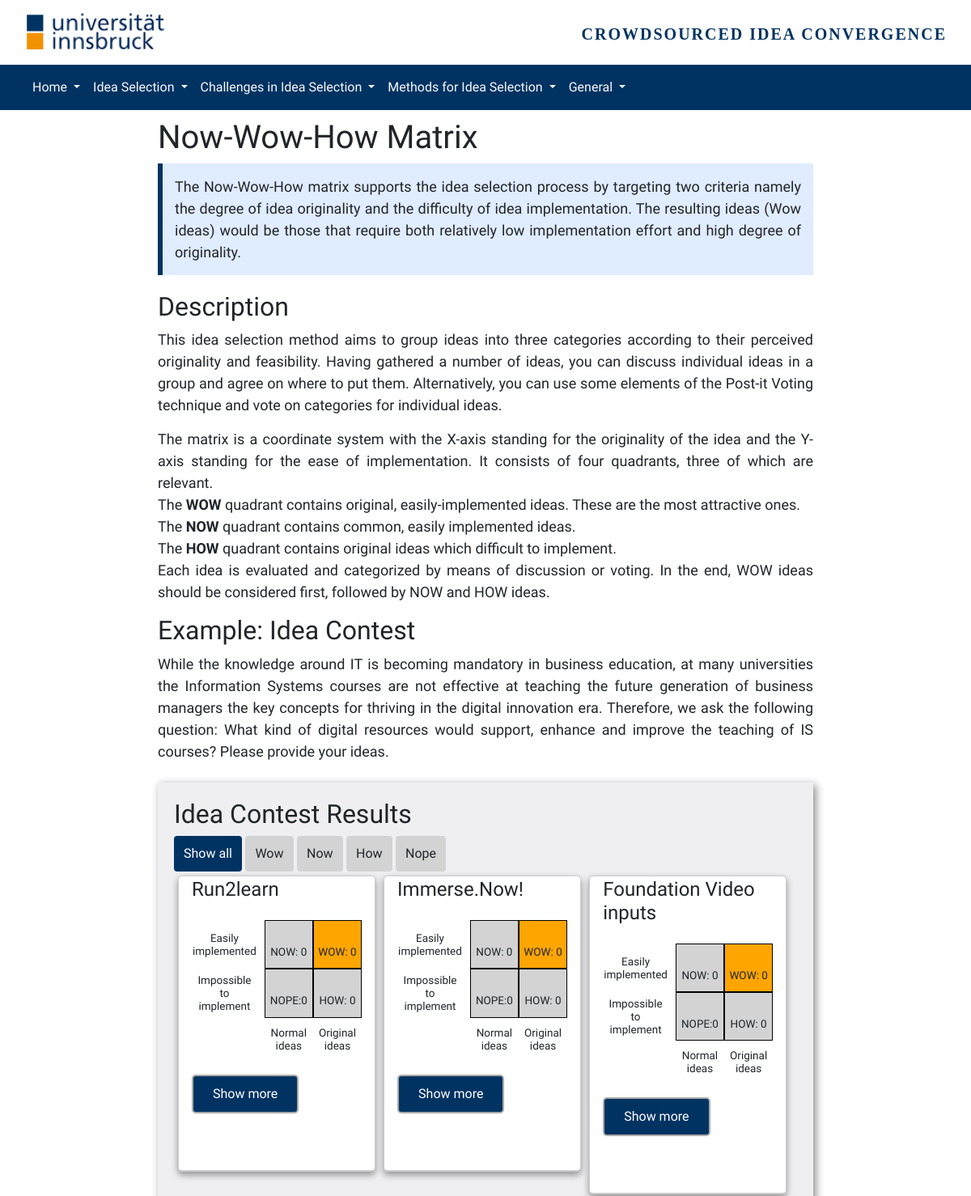
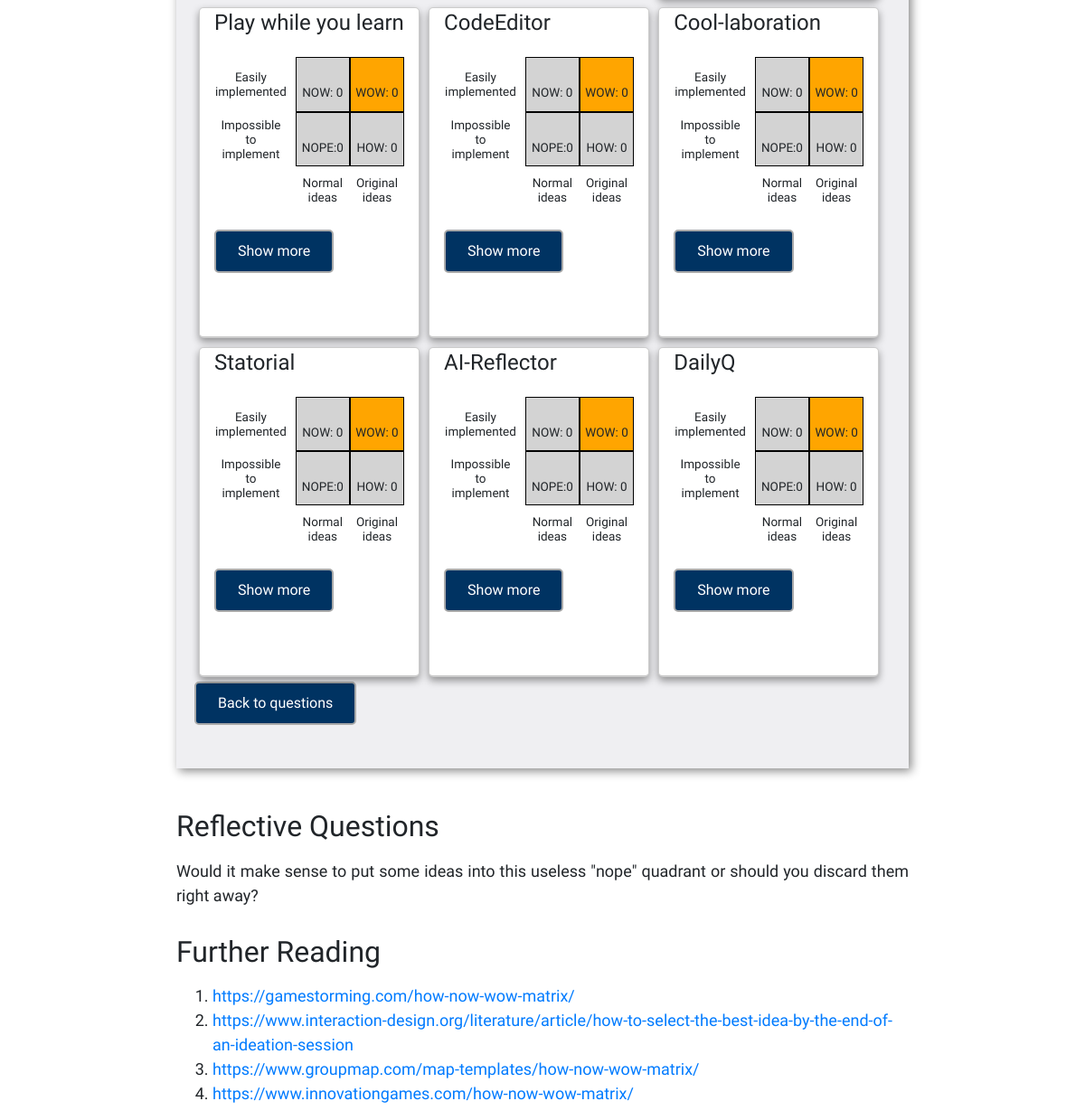
Page /now-wow-how-mat-res.php on the committed database (2 pictures, top to bottom).
### tables this page shows
CREATE TABLE `ideas` (
 `id` int(11) NOT NULL AUTO_INCREMENT,
 `name` varchar(255) NOT NULL,
 `show_less` varchar(1000) NOT NULL,
 `show_more` varchar(2000) NOT NULL,
 `method_id` int(11) NOT NULL,
 PRIMARY KEY (`id`)
);

CREATE TABLE `votes` (
 `id` int(11) NOT NULL AUTO_INCREMENT,
 `idea_id` int(11) NOT NULL,
 `option_id` int(11) NOT NULL,
 `vote_count` bigint(10) NOT NULL,
 PRIMARY KEY (`id`),
 FOREIGN KEY (`idea_id`) REFERENCES `ideas` (`id`) ON DELETE CASCADE ON UPDATE NO ACTION,
 FOREIGN KEY (`option_id`) REFERENCES `options` (`id`) ON DELETE CASCADE ON UPDATE NO ACTION
);

### Poll.class.php (the view, shortened to what this page needs)
<?php
$localTestingModeOn = 1;
if ($localTestingModeOn == 1){
  	$servername = "localhost";
	$username = "root";
	$password = "";
	$dbname = "matrixowo";
} else {
	 $servername = "localhost";
	 $username = "id4047401_root";
	 $password = "123654";
	 $dbname = "id4047401_matrixowo";
}
	$conn = new mysqli($servername, $username, $password, $dbname);
function display($idea_id, $option_id){
	global $conn;
	$sql = "SELECT vote_count FROM votes WHERE idea_id = ".$idea_id." AND option_id = ".$option_id."";
	$result = mysqli_query($conn, $sql);
	$row = mysqli_fetch_row($result);
	return $row[0];
}
function displaytitle($idea_id){
	global $conn;
	$sql = "SELECT name FROM ideas WHERE id = ".$idea_id." ";
	$result = mysqli_query($conn, $sql);
	$row = mysqli_fetch_row($result);
	echo $row[0], "<br>";
}
function highlight($idea){
	global $conn;
	$sql1 = "SELECT vote_count FROM votes WHERE option_id = 1 AND idea_id = ".$idea."";
	$result1 = mysqli_query($conn, $sql1);
	$row1 = mysqli_fetch_row($result1);
	$sql2 = "SELECT vote_count FROM votes WHERE option_id = 2 AND idea_id = ".$idea."";
	$result2 = mysqli_query($conn, $sql2);
	$row2 = mysqli_fetch_row($result2);
	$sql3 = "SELECT vote_count FROM votes WHERE option_id = 3 AND idea_id = ".$idea."";
	$result3 = mysqli_query($conn, $sql3);
	$row3 = mysqli_fetch_row($result3);
	$sql4 = "SELECT vote_count FROM votes WHERE option_id = 4 AND idea_id = ".$idea."";
	$result4 = mysqli_query($conn, $sql4);
	$row4 = mysqli_fetch_row($result4);
	$wow = $row1[0];
	$now = $row2[0];
	$how = $row3[0];
	$nope = $row4[0];
	$highlight = 0;
	if($wow >= $now && $wow >= $how && $wow >= $nope){
		$highlight = 1;
	}
	return $highlight;
}
function matrix($idea){
	if(highlight($idea) == 1){
			echo
	'<table class="matrix">
    <tr>
        <td class="td1">
           Easily implemented
        </td>
        <td class="td2">
            <div class="now">', "NOW: ",  display($idea, 2), '</div>
        </td>
        <td class="td3">
            <div class="highlight">', "WOW: ",  display($idea, 1), '</div>
        </td>
    </tr>
    <tr>
        <td class="td4">
            Impossible to implement
        </td>
        <td class="td5">
            <div class="nope">', "NOPE:",  display($idea, 4), '</div>
        </td>
        <td class="td6">
            <div class="how">',	"HOW: ",  display($idea, 3), '</div>
        </td>
    </tr>
    <tr>
        <td class="td7">
        </td>
        <td class="td8">
            Normal ideas
        </td>
        <td class="td9">
            Original ideas
        </td>
    </tr>
    </table>
    <br>';
	}
}

### style.css (style rules this page uses)
body { font-family: Petrona !important; }

### includes/stylesheet-loader.php (style rules this page uses)
html { font-size: 1rem; }

### now-wow-how-mat-res.php (style rules this page uses)
.matrix { border-collapse: collapse; text-align: center; font-size: 0.75em; width: 100%; }
.matrix .td2, .td3, .td5, .td6, .td8, .td9 { position: relative; }
.matrix .td1, .td4, .td7 { width: 10%; padding-right: 10px; }
.matrix .td8, .td9 { padding-top: 10px; }
.matrix .td2:after, .td3:after, .td5:after, .td6:after { content: ''; display: block; margin-top: 100%; }
td .nope, .wow, .how, .now { position: absolute; top: 0; bottom: 0; left: 0; right: 0; background-color: silver; border: 1px solid black; padding-top: 40%; }
.matrix .td1, .td2, .td3, .td4, .td5, .td6, .td7, .td8, .td9 { width: 30%; position: relative; }
td .nope, .wow, .how, .now { position: absolute; top: 0; bottom: 0; left: 0; right: 0; background-color: lightgray; border: 1px solid black; padding-top: 50%; }
td .highlight { position: absolute; top: 0; bottom: 0; left: 0; right: 0; background-color: orange; border: 1px solid black; padding-top: 50%; }

### rows in the picture
ideas: name "Run2learn"
votes: vote_count "0"
votes: vote_count "0"
votes: vote_count "0"
votes: vote_count "0"
ideas: name "Immerse.Now!"
votes: vote_count "0"
votes: vote_count "0"
votes: vote_count "0"
votes: vote_count "0"
ideas: name "Foundation Video inputs"
votes: vote_count "0"
votes: vote_count "0"
votes: vote_count "0"
votes: vote_count "0"
ideas: name "Play while you learn"
votes: vote_count "0"
votes: vote_count "0"
votes: vote_count "0"
votes: vote_count "0"
ideas: name "CodeEditor"
votes: vote_count "0"
votes: vote_count "0"
votes: vote_count "0"
votes: vote_count "0"
ideas: name "Cool-laboration"
votes: vote_count "0"
votes: vote_count "0"
votes: vote_count "0"
votes: vote_count "0"
ideas: name "Statorial"
votes: vote_count "0"
votes: vote_count "0"
votes: vote_count "0"
votes: vote_count "0"
ideas: name "AI-Reflector"
votes: vote_count "0"
votes: vote_count "0"
votes: vote_count "0"
votes: vote_count "0"
ideas: name "DailyQ"
votes: vote_count "0"
votes: vote_count "0"
votes: vote_count "0"
votes: vote_count "0"
